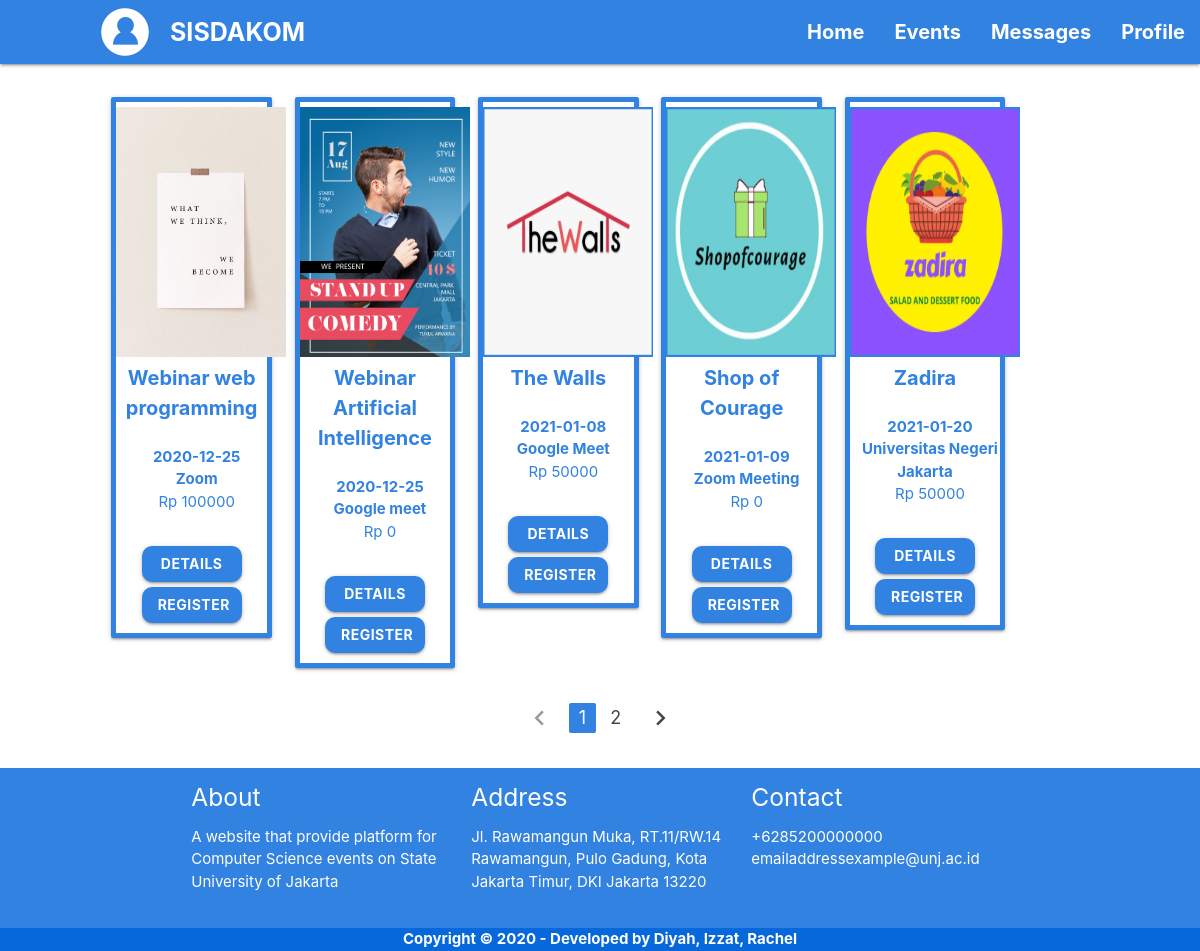
The app's page /templates/user-events.php (signed in), older data.
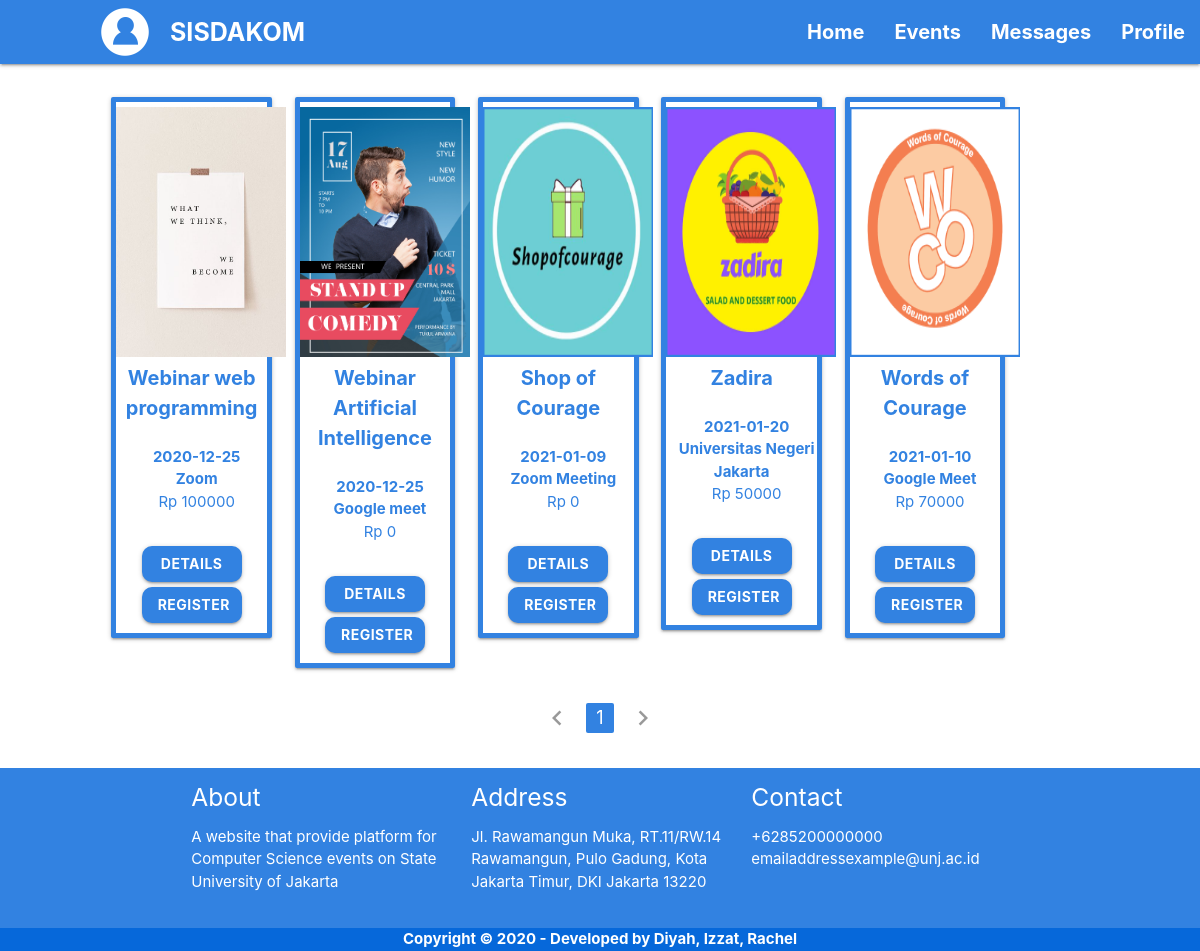
The same page, newer data.
### tables this page shows
CREATE TABLE `event` (
  `id_event` int(11) NOT NULL,
  `nama_event` varchar(100) DEFAULT NULL,
  `htm` int(20) DEFAULT NULL,
  `kategori_event` varchar(10) DEFAULT NULL,
  `informasi_event` varchar(200) DEFAULT NULL,
  `tanggal_event` varchar(15) DEFAULT NULL,
  `waktu_event` varchar(6) DEFAULT NULL,
  `tempat_event` varchar(100) DEFAULT NULL,
  `max_partisipan` int(10) DEFAULT NULL,
  `poster_event` varchar(255) DEFAULT NULL,
  `status_event` varchar(10) DEFAULT NULL
);

### templates/functions2.php (called while the page is built, shortened)
<?php
$conn = mysqli_connect("localhost","root","","sisdakom");
function query($query) {
    global $conn;
    $result = mysqli_query($conn, $query);
    $rows = [];
    while( $row = mysqli_fetch_assoc($result) ){
        $rows[] = $row;
    }
    return $rows;
}
?>

### templates/user-events.php (the view, shortened to what the changed rows need)
<?php
require 'functions2.php';
$JumlahDataperHalaman = 5;
$JumlahData = count(query("SELECT * FROM event"));
$JumlahHalaman = ceil($JumlahData / $JumlahDataperHalaman);
$ActivePage = (isset($_GET["page"])) ? $_GET["page"]:1 ;
$AwalData = ($JumlahDataperHalaman * $ActivePage) - $JumlahDataperHalaman;
$events = query("SELECT * FROM event LIMIT $AwalData, $JumlahDataperHalaman");
?>
<!DOCTYPE html>
<html lang="en">
<head>
    <link rel="stylesheet" href="../static/css//materialize.css">
</head>
<body class="white">
    <main class="main">
        <div class="row center-align" style="margin-left: 100px;">
        <?php foreach($events as $row) : ?>
            <div class="col l2 s12" style="margin-top: 25px;">
                <div class="card border1 center-align">
                    <img src="../static/img/<?= $row["poster_event"] ?>" style="margin-top: 5px" width="170px" height="250px">
                    <a class="blue-text font3"><b><?= $row["nama_event"]; ?></b></a>
                    <br><br>
                    <a class="blue-text font4 center"><b><?= $row["tanggal_event"]; ?></b></a>
                    <br>
                    <a class="blue-text font4 center"><b><?= $row["tempat_event"]; ?></b></a>
                    <br>
                    <a class="blue-text font4 center">Rp <?= $row["htm"]; ?></a>
                    <br><br>
                    <a href="user-eventdetail.php?idevent=<?= $row['id_event'];?>" class="blue btn white-text" style="margin-top: 10px; width: 100px; border-radius: 10px;"><b>Details</b></a>
                    <br>
                    <form action="" method="post">
                        <button class="btn waves-effect waves-light blue white-text" type="submit" style="margin-top: 5px; margin-bottom: 10px; width: 100px; border-radius: 10px;" name="submit"><b>Register</b>
                    </form>
                </div>
            </div>
        <?php endforeach; ?>
        </div>
        <div class="row">
            <ul class="pagination center-align">
            <?php for($i = 1; $i <= $JumlahHalaman; $i++): ?>
                <?php if( $i == $ActivePage): ?>
                    <li class="active blue"><a href="?page=<?= $i; ?>"><?= $i; ?></a></li>
                <?php else: ?>
                    <li class="waves-effect"><a href="?page=<?= $i; ?>"><?= $i; ?></a></li>
                <?php endif; ?>
            <?php endfor; ?>
            <?php if($ActivePage == $JumlahHalaman): ?>
                <li class="disabled"><a href="#!"><i class="material-icons">chevron_right</i></a></li>
            <?php else: ?>
                <li><a href="?page=<?= $ActivePage + 1; ?>"><i class="material-icons">chevron_right</i></a></li>
            <?php endif; ?>
            </ul>
        </div>
    </main>
</body>
</html>

Row changes from the older to the newer data that the page shows:
removed event: poster_event (picture), nama_event "The Walls", tanggal_event "2021-01-08", tempat_event "Google Meet", htm "50000"
now on this page (row unchanged): event: poster_event (picture), nama_event "Words of Courage", tanggal_event "2021-01-10", tempat_event "Google Meet", htm "70000"
Text that changed along with them:
list line gone: "2"
